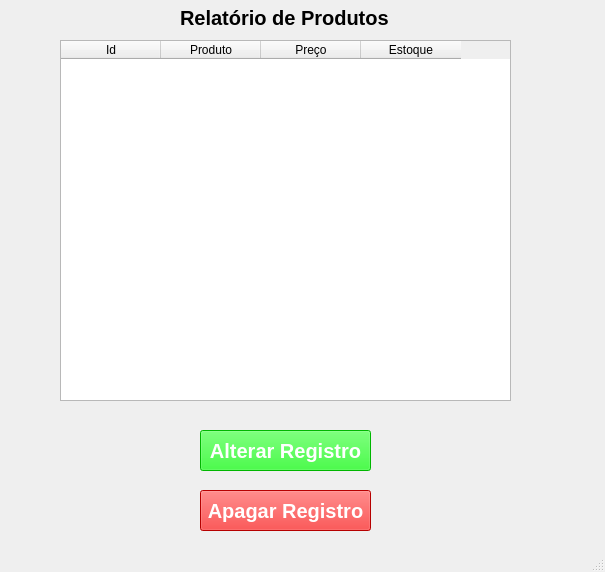
<?xml version="1.0" encoding="UTF-8"?>
<ui version="4.0">
 <class>MainWindow</class>
 <widget class="QMainWindow" name="MainWindow">
  <property name="geometry">
   <rect>
    <x>0</x>
    <y>0</y>
    <width>605</width>
    <height>572</height>
   </rect>
  </property>
  <property name="windowTitle">
   <string>MainWindow</string>
  </property>
  <widget class="QWidget" name="centralwidget">
   <widget class="QLabel" name="label">
    <property name="geometry">
     <rect>
      <x>180</x>
      <y>10</y>
      <width>221</width>
      <height>16</height>
     </rect>
    </property>
    <property name="font">
     <font>
      <pointsize>15</pointsize>
      <bold>true</bold>
     </font>
    </property>
    <property name="text">
     <string>Relatório de Produtos</string>
    </property>
   </widget>
   <widget class="QTableWidget" name="tableWidget">
    <property name="geometry">
     <rect>
      <x>60</x>
      <y>40</y>
      <width>451</width>
      <height>361</height>
     </rect>
    </property>
    <property name="styleSheet">
     <string notr="true">font: 700 10pt &quot;Arial&quot;;</string>
    </property>
    <column>
     <property name="text">
      <string>Id</string>
     </property>
    </column>
    <column>
     <property name="text">
      <string>Produto</string>
     </property>
    </column>
    <column>
     <property name="text">
      <string>Preço</string>
     </property>
    </column>
    <column>
     <property name="text">
      <string>Estoque</string>
     </property>
    </column>
   </widget>
   <widget class="QPushButton" name="btnAlterar">
    <property name="geometry">
     <rect>
      <x>200</x>
      <y>430</y>
      <width>171</width>
      <height>41</height>
     </rect>
    </property>
    <property name="font">
     <font>
      <pointsize>15</pointsize>
      <bold>true</bold>
     </font>
    </property>
    <property name="styleSheet">
     <string notr="true">background-color: rgb(0, 255, 0);
color: rgb(255, 255, 255);</string>
    </property>
    <property name="text">
     <string>Alterar Registro</string>
    </property>
   </widget>
   <widget class="QPushButton" name="btnApagar">
    <property name="geometry">
     <rect>
      <x>200</x>
      <y>490</y>
      <width>171</width>
      <height>41</height>
     </rect>
    </property>
    <property name="font">
     <font>
      <pointsize>15</pointsize>
      <bold>true</bold>
     </font>
    </property>
    <property name="styleSheet">
     <string notr="true">background-color: rgb(255, 0, 0);
color: rgb(255, 255, 255);</string>
    </property>
    <property name="text">
     <string>Apagar Registro</string>
    </property>
   </widget>
  </widget>
  <widget class="QMenuBar" name="menubar">
   <property name="geometry">
    <rect>
     <x>0</x>
     <y>0</y>
     <width>605</width>
     <height>22</height>
    </rect>
   </property>
  </widget>
  <widget class="QStatusBar" name="statusbar"/>
 </widget>
 <resources/>
 <connections/>
</ui>
